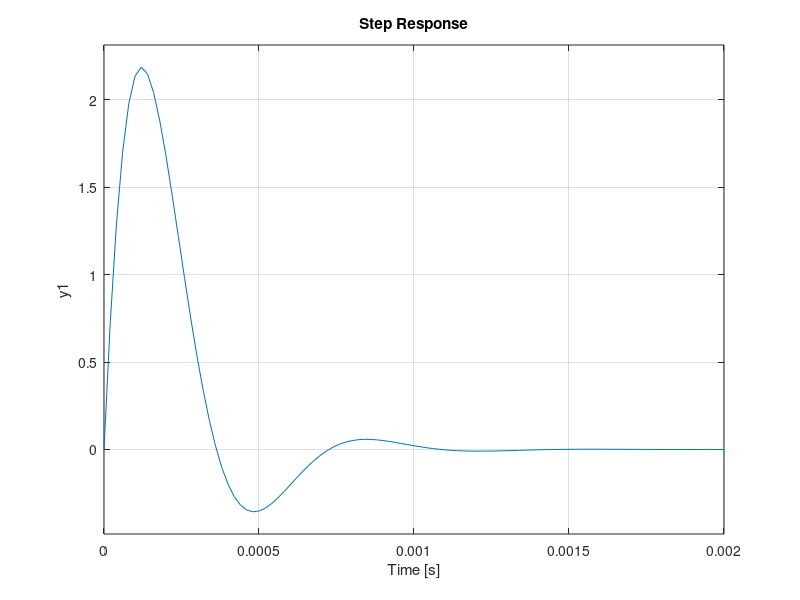

This figure's MATLAB source:
%%ex 28
R=10;
L=1e-3;
C=10e-6;

s = tf ([1 0], 1)
Gs = (s/(R*C))/(s^2 +s/(R*C)+1/(L*C))

t=0:1e-3:10;
u=@(t) t>=0;

step(4*Gs)
hold on
%mu=@(t) u(t)+u(t-0.5e-3)-2*u(t-1e-3);